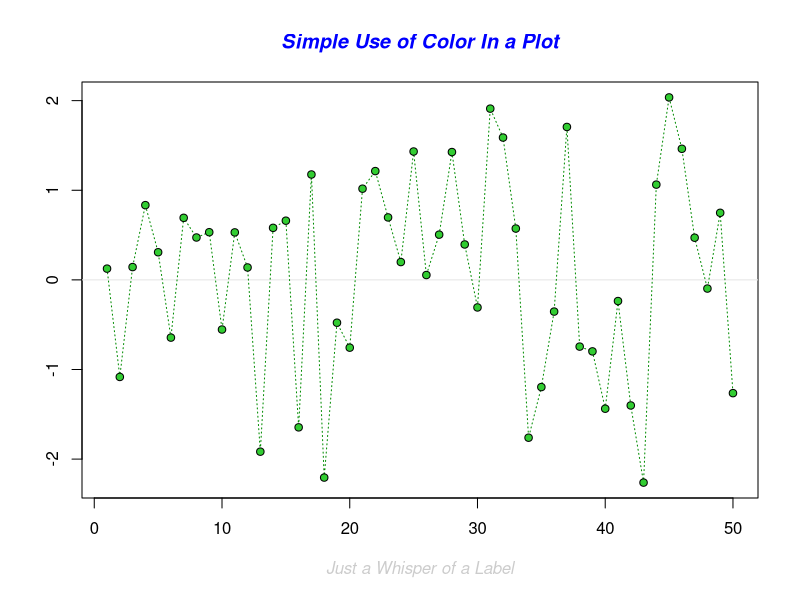
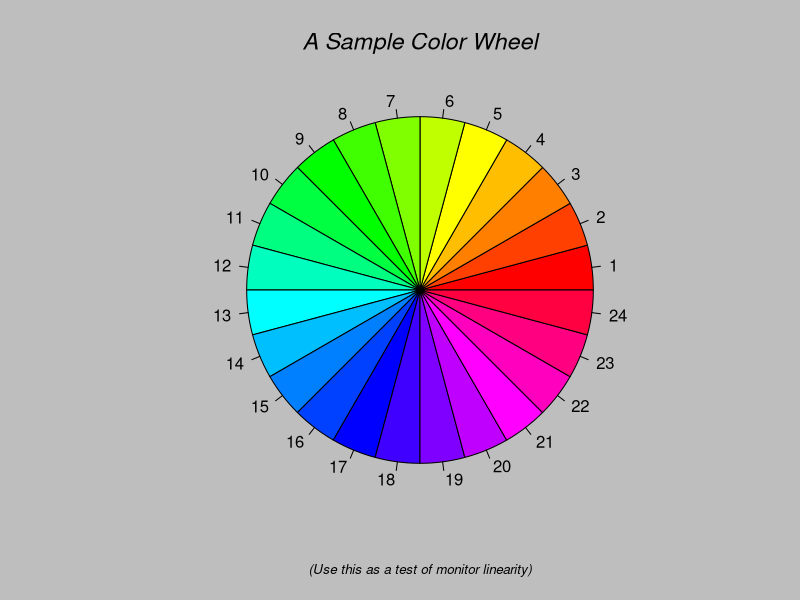
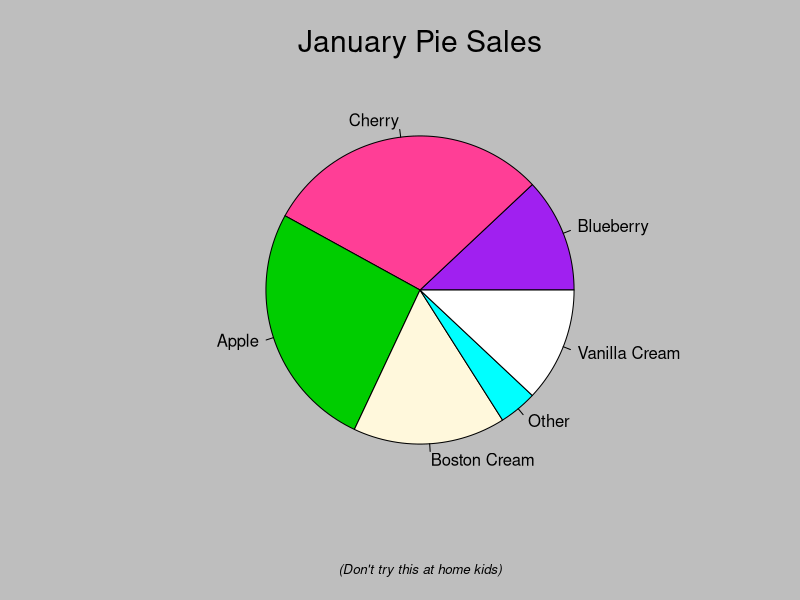
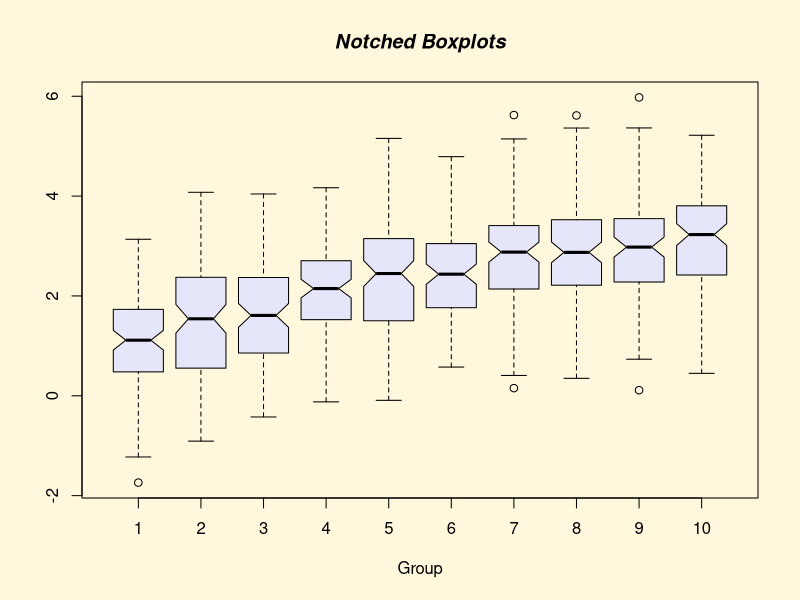
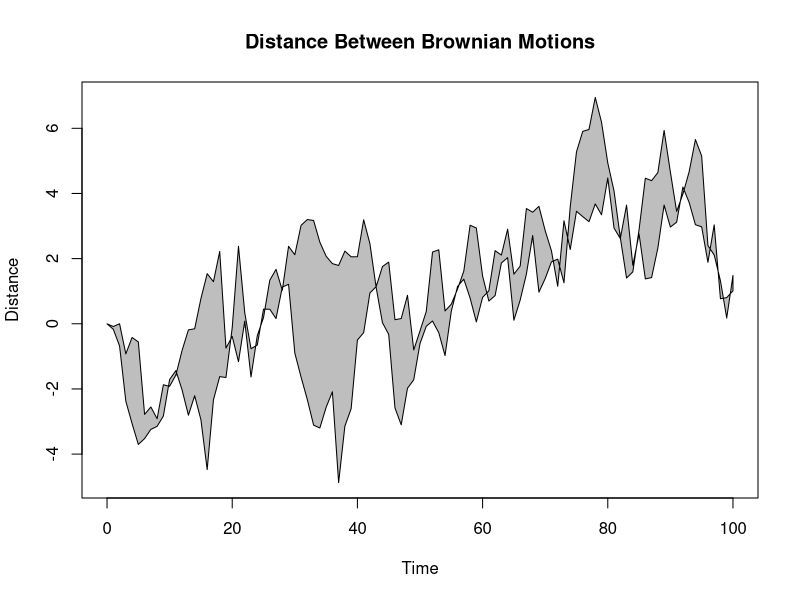
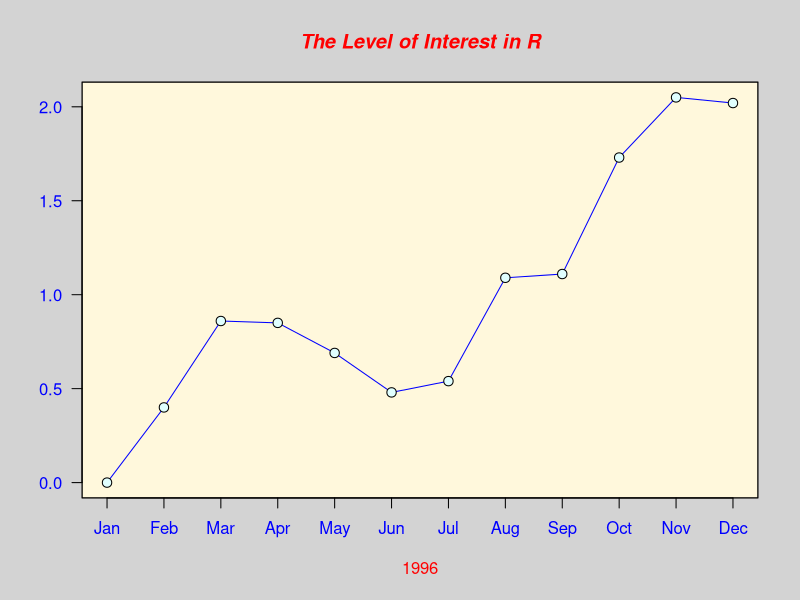
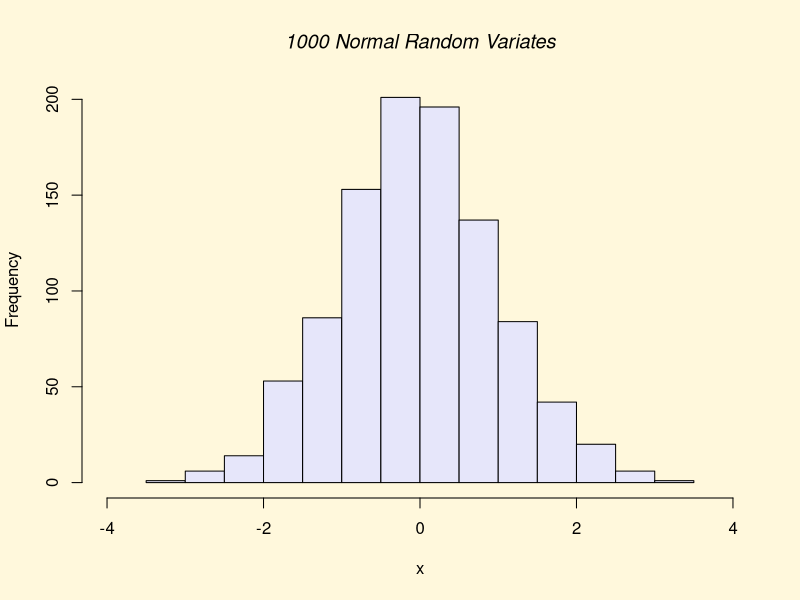
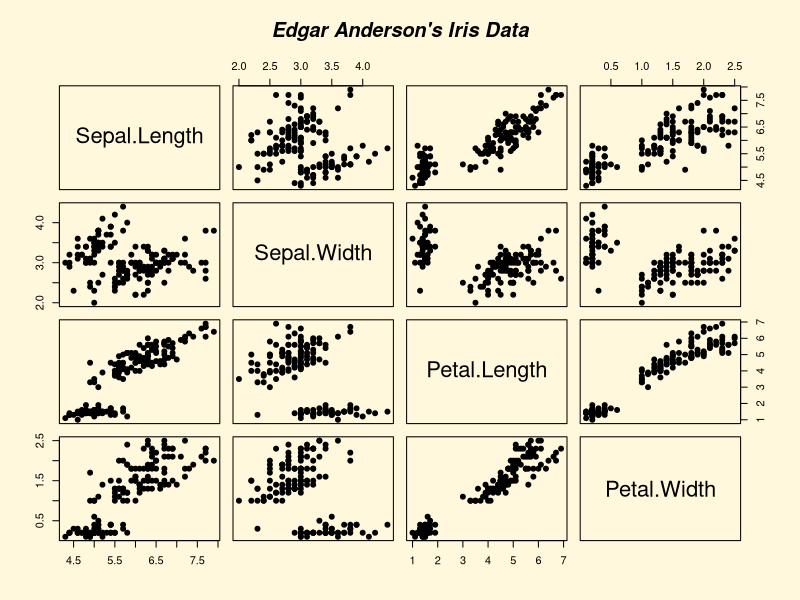

Write R code to recreate these figures, in order. (Note: this script raises an error after producing the figures.)
# Tema 4.
demo(graphics)
# La función plot.
plot(cars$speed, cars$dist)
plot(cars)
help(plot.default)
plot(cars$speed, cars$dist, type = "l")
plot(cars$speed, cars$dist, type = "b")
colors()
palette()
plot(cars$speed, cars$dist, col = c("skyblue", "salmon3"))
help(plot)
plot(cars$speed, cars$dist, main = "Diagrama de dispersión", xlab = "Distancia de frenado (pies)", ylab = "Velocidad (millas por hora)", pch = 21, col = "blue", bg = "cyan", cex = 1.5)

radio <- 0:10
area <- pi * radio^2
plot(radio, area, type = "b", main = "Áreas de círculos en función del radio", xlab = "Radio(r)", ylab = expression(Área == pi * r^2), col = "purple", pch = 20)

class(AirPassengers)
plot(AirPassengers, main = "Una serie temporal")
class(ChickWeight$Diet)
plot(ChickWeight$Diet, main = "Un factor")
class(Titanic)
plot(Titanic, main = "Una tabla cruzada con tres factores de clasificación")



# Gráficos de funciones matemáticas: función curve.
curve(x^3 - 3 * x, -2, 2, ylab = expression(f(x) == x^3 - 3 * x))
curve(dnorm(x, mean = 10, sd = 2), 4, 16, ylab = "densidad", main = expression(paste("Normal (", mu == 10, ",", sigma == 2, ")")))
help(expression)

# Superponemos dos gráficos con add.
curve(x^2, -1, 1, ylab = "", main = expression(paste(f(x) == x^2, " y ", f(x) == x^4)))
curve(x^4, -1, 1, col = 2, add = TRUE)
help(curve)
#Ejercicio 1.
curve(dnorm(x, mean = 0, sd = 1), xlim=c(-3,6), ylim=c(0,1), col = "purple", type = 'p')
curve(dnorm(x, mean = 0, sd = 0.5), xlim=c(-3,6), ylim=c(0,1), col = "navy",type='b' ,add = TRUE)
curve(dnorm(x, mean = 3, sd = 1), xlim=c(-3,6), ylim=c(0,1), col = "green2", type='l',add = TRUE)
help(plot)
# Gráficos de símbolos: función symbols

n <- 10
set.seed(1)
x <- runif(n)
colores <- rainbow(n)
symbols(1:n, x, circles = x, bg = colores, ylim = c(0, 1.5), xlim = c(0, 11))

# Añadir elementos a un gráfico.

set.seed(123)
plot(rnorm(10), main = "Tres muestras de una Normal estándar", pch = 17, ylim = c(-3, 3))
points(rnorm(10), pch = 20, col = 2)
points(rnorm(10), pch = 21, col = 3)
points(rnorm(10), pch = 22, col = 4)
help(plot)

set.seed(123)
x <- rnorm(10)
plot(x,main='Muestra de una Normal estándar',ylim=c(-3,3),pch=19)
lines(x,col=4,lwd=2)
abline(h=0,col=1)
abline(h = -3, col = 2, lty = 3, lwd = 2)
abline(h=3,col=2,lty=3,lwd=2)
help(abline)

#Función text.
plot(x,main='Muestra de una Normal estándar', ylim=c(-4,4),xlim=c(0,10),pch=19)
abline(h=-3,col=2,lty=3,lwd=2)
abline(h=3,col=2,lty=3,lwd=2)
pr3<-round(pnorm(-3),5)
text(5,3.5,paste0('probabilidad=',pr3),col=2,pos=3)
text(0.2,0,paste0('probabilidad',1-2*pr3),pos=3,srt=90)
text(5,-3.5,paste0('probabilidad=',pr3),col=2)
help(par)

#Función legend.
x<-seq(0,2*pi,length=100)
y1<-cos(x)
y2<-sin(x)
plot(x, y1, type = "l", col = 2, lwd = 3, xlab = expression(group("[", list(0, 2 * pi), "]")),ylab="",main="Seno y Coseno")
lines(x,y2,col=3,lwd=3,lty=2)
points(pi,0,pch=17,col=4)
legend(0,-0.5,c("Coseno","Seno"),col=2:3,lty=1:2,lwd=3)
abline(v=pi,lty=3)
abline(h=0,lty=3)
text(pi, 0, expression(group("(", list(pi, 0), ")")),adj=c(0,0))
radio<-seq(0,5,by=0.1)
area<-pi*radio^2
perimetro<-2*pi*radio
plot(radio,area,type='o',ylab='',pch=19,col=2)
lines(radio,perimetro,type='o',pch=17,col=4)
legend('topleft',legend=c('Área','Perímetro'),lty=1,pch=c(19,17),col=c(2,4),bt='n')

#Ejercicio 2.
curve(dnorm(x, mean = 0, sd = 1), xlim=c(-3,6), ylim=c(0,1), col = "purple", type = 'p')
curve(dnorm(x, mean = 0, sd = 0.5), xlim=c(-3,6), ylim=c(0,1), col = "navy",type='b' ,add = TRUE)
curve(dnorm(x, mean = 3, sd = 1), xlim = c(-3, 6), ylim = c(0, 1), col = "green2", type = "l", add = TRUE)
legend(3, 0.8, legend = c("Normal(0,1)", "Normal(0,0.5)", "Normal(3,1)"),lty=1,pch=c(19,17,16),col=c("purple","navy","green2"),bt='n')
help(legend)
help(pch)
help(legend)
help(legend)
#Función par.
par()
par(mfrow=c(2,2))#nos da una matriz de 2x2 gráficos
curve(dnorm(x),-3,3,main='Gráfico: Normal estándar')
curve(dt(x,df=10),-3,3,main='Gráfico 2: t de Student')
curve(dchisq(x,df=5),0,20,main='Gráfico 3: chi-cuadrado')
curve(df(x,df1=20,df2=10),0,5,main='Gráfico 4: F de Snedecor')

#modificamos parámetros.
par(mar=c(3.5,3.5,2.5,1.5),oma=c(1,1,1,1),mgp=c(1.5,0.5,0),
cex.axis=0.8,cex.lab=0.8,cex.main=1,col.lab='blue',bty='n')
par(mfrow=c(2,2)) # matriz de 2x2 gráficos (se rellenan por filas)
curve(dnorm(x),-3,3,main='Gráfico 1: Normal estándar')
curve(dt(x,df=10),-3,3,main='Gráfico 2: t de Student')
curve(dchisq(x,df=5),0,20,main='Gráfico 3: chi-cuadrado')
curve(df(x,df1=20,df2=10),0,5,main='Gráfico 4: F de Snedecor')

#Dispositivos gráficos
windows()
dev.cur()
dev.list()
# Bloque 1: Generación de datos para los gráficos
x<-seq(0,2*pi,length.out=20)
set.seed(2)
y1<-sin(x)+0.3*rnorm(20)
y2<-sin(x)+0.15*rnorm(20)
# Bloque 2: Iniciar un dispositivo gráfico (número 2)
# y representar (x,y1)
windows()
plot(x,y1,type='o',pch=15,col=2)
# Bloque 3: Iniciar otro dispositivo gráfico (número 3)
# y representar (x,y2)
windows()
plot(x,y2,type='o',pch=16,col=4)
## Comprueba la lista de dispositivos y el dispositivo actual
dev.list()
dev.cur()
# Bloque 4: Añadir la curva $f(x)=sen(x)$ a ambos gráficos
# primero en rojo en el dispositivo 2
dev.set(2)
curve(sin(x),add=TRUE,col=2,lty=3)
# después en azul el dispositivo 3
dev.set(3) # esto no sería necesario (3 es el dispositivo actual)
curve(sin(x),add=TRUE,col=4,lty=3)
# Bloque 5: Comparar las dos gráficas en un nuevo dispositivo (4)
# en este caso será un fichero con nombre 'graf.pdf'
pdf('graf.pdf')
plot(x,y1,pch=15,col=2,ylab='')
points(x,y2,pch=16,col=4)
# añadimos segmentos entre los puntos
segments(x,y1,x,y2,col='purple')
# y la curva f(x)=sen(x) de referencia
curve(sin(x),add=TRUE,lty=3)
# cerramos el dispositivo actual (el pdf)
dev.off()


#Metodología de análisis estadísticos en R
